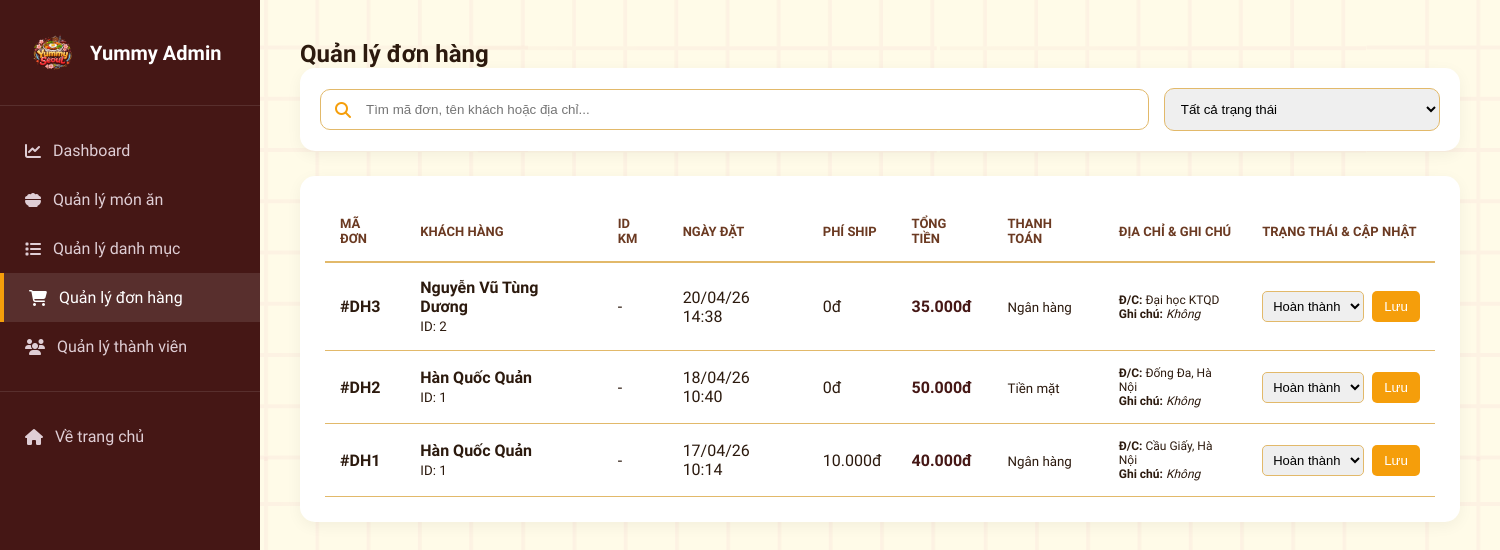
The app's page /UI_Manager/php/order.php with its own data.
### tables this page shows
CREATE TABLE IF NOT EXISTS `don_hang` (
  `id_don_hang` int NOT NULL AUTO_INCREMENT,
  `id_khach_hang` int NOT NULL,
  `id_khuyen_mai` int DEFAULT NULL,
  `ngay_tao_don` datetime DEFAULT CURRENT_TIMESTAMP,
  `tien_ship` decimal(10,2) NOT NULL DEFAULT '0.00',
  `tong_gia` decimal(10,2) NOT NULL,
  `trang_thai` enum('Đã đặt','Đang xử lý','Đang giao','Hoàn thành','Đã hủy') DEFAULT 'Đã đặt',
  `dia_chi_giao_hang` varchar(255) NOT NULL,
  `pt_thanh_toan` varchar(50) NOT NULL,
  `ghi_chu` text,
  PRIMARY KEY (`id_don_hang`),
  KEY `id_khach_hang` (`id_khach_hang`),
  KEY `id_khuyen_mai` (`id_khuyen_mai`)
);

CREATE TABLE IF NOT EXISTS `nguoi_dung` (
  `id_nguoi_dung` int NOT NULL AUTO_INCREMENT,
  `user_name` varchar(50) NOT NULL,
  `mat_khau` varchar(255) NOT NULL,
  `ho_ten` varchar(100) NOT NULL,
  `email` varchar(100) NOT NULL,
  `so_dien_thoai` varchar(15) NOT NULL,
  `dia_chi_mac_dinh` varchar(255) DEFAULT NULL,
  `vai_tro` enum('Khách hàng','Quản lý') NOT NULL DEFAULT 'Khách hàng',
  `trang_thai` enum('Hoạt động','Bị khóa') DEFAULT 'Hoạt động',
  `ngay_tao` datetime DEFAULT CURRENT_TIMESTAMP,
  PRIMARY KEY (`id_nguoi_dung`),
  UNIQUE KEY `user_name` (`user_name`),
  UNIQUE KEY `email` (`email`),
  UNIQUE KEY `so_dien_thoai` (`so_dien_thoai`)
);

### UI_Manager/php/order.php (the view, shortened to what this page needs)
<?php
include '../../SQL_Connect/db.php';
$search = isset($_GET['search']) ? $_GET['search'] : '';
try {
    $sql = "SELECT d.*, n.ho_ten, n.so_dien_thoai
            FROM don_hang d
            JOIN nguoi_dung n ON d.id_khach_hang = n.id_nguoi_dung
            WHERE 1=1";
    $statusOptions = ['Đã đặt', 'Đang xử lý', 'Đang giao', 'Hoàn thành', 'Đã hủy'];
    $sql .= " ORDER BY d.ngay_tao_don DESC";
    $stmt = $pdo->prepare($sql);
    $stmt->execute();
    $orders = $stmt->fetchAll();
} catch (PDOException $e) {
    die("Lỗi: " . $e->getMessage());
}
?>
<!DOCTYPE html>
<html lang="vi">
<head>
    <link rel="stylesheet" href="https://cdnjs.cloudflare.com/ajax/libs/font-awesome/6.4.0/css/all.min.css">
    <link rel="stylesheet" href="../css/order.css">
    <link rel="stylesheet" href="../../UI_User/css/home.css">
</head>
<body>
    <div class="admin-container">
        <aside class="admin-sidebar">
            <div class="sidebar-logo">
                <img src="../../Image/homepage/logo.png" alt="Logo">
                <span>Yummy Admin</span>
            </div>
            <nav class="sidebar-nav">
                <a href="dashboard.php" class="nav-link"><i class="fa-solid fa-chart-line"></i> Dashboard</a>
                <a href="product.php" class="nav-link"><i class="fa-solid fa-bowl-food"></i> Quản lý món ăn</a>
                <a href="category.php" class="nav-link"><i class="fa-solid fa-list"></i> Quản lý danh mục</a>
                <a href="order.php" class="nav-link active"><i class="fa-solid fa-cart-shopping"></i> Quản lý đơn hàng</a>
                <a href="user.php" class="nav-link"><i class="fa-solid fa-users"></i> Quản lý thành viên</a>
                <div class="nav-divider"></div>
                <a href="../../UI_User/php/home.php" class="nav-link"><i class="fa-solid fa-house"></i> Về trang chủ</a>
            </nav>
        </aside>
        <main class="admin-main">
            <header class="main-header">
                <h2>Quản lý đơn hàng</h2>
            </header>
            <form method="GET" action="order.php" class="filter-section">
                <div class="search-box">
                    <i class="fa-solid fa-magnifying-glass"></i>
                    <input type="text" name="search" value="<?php echo htmlspecialchars($search); ?>" placeholder="Tìm mã đơn, tên khách hoặc địa chỉ...">
                </div>
                <div class="filter-box">
                    <select name="status" onchange="this.form.submit()">
                        <option value="">Tất cả trạng thái</option>
                    </select>
                </div>
            </form>
            <div class="order-list card">
                <table class="admin-table">
                    <thead>
                        <tr>
                            <th>Mã đơn</th>
                            <th>Khách hàng</th>
                            <th>ID KM</th>
                            <th>Ngày đặt</th>
                            <th>Phí Ship</th>
                            <th>Tổng tiền</th>
                            <th>Thanh toán</th>
                            <th>Địa chỉ & Ghi chú</th>
                            <th>Trạng thái & Cập nhật</th>
                        </tr>
                    </thead>
                    <tbody>
                        <?php if (empty($orders)): ?>
                            <tr>
                                <td colspan="9" style="text-align:center; padding: 30px; color: #888;">Không tìm thấy đơn hàng phù hợp.</td>
                            </tr>
                        <?php else: ?>
                            <?php foreach ($orders as $o): ?>
                                <tr>
                                    <td><strong>#DH<?php echo $o['id_don_hang']; ?></strong></td>
                                    <td>
                                        <strong><?php echo $o['ho_ten']; ?></strong><br>
                                        <small>ID: <?php echo $o['id_khach_hang']; ?></small>
                                    </td>
                                    <td><?php echo $o['id_khuyen_mai'] ?: '-'; ?></td>
                                    <td><?php echo date('d/m/y H:i', strtotime($o['ngay_tao_don'])); ?></td>
                                    <td><?php echo number_format($o['tien_ship'], 0, ',', '.'); ?>đ</td>
                                    <td class="price-text"><?php echo number_format($o['tong_gia'], 0, ',', '.'); ?>đ</td>
                                    <td><small><?php echo $o['pt_thanh_toan']; ?></small></td>
                                    <td>
                                        <div style="max-width: 250px; font-size: 12px;">
                                            <strong>Đ/C:</strong> <?php echo htmlspecialchars($o['dia_chi_giao_hang']); ?><br>
                                            <strong>Ghi chú:</strong> <i><?php echo htmlspecialchars($o['ghi_chu'] ?: 'Không'); ?></i>
                                        </div>
                                    </td>
                                    <td>
                                        <form method="POST" style="display: flex; gap: 8px;">
                                            <select name="trang_thai" class="status-select">
                                                <?php
                                                foreach ($statusOptions as $st) {
                                                    $selected = ($o['trang_thai'] == $st) ? 'selected' : '';
                                                    echo "<option value='$st' $selected>$st</option>";
                                                }
                                                ?>
                                            </select>
                                            <button type="submit" name="update_status" class="btn-update-fast">Lưu</button>
                                        </form>
                                    </td>
                                </tr>
                            <?php endforeach; ?>
                        <?php endif; ?>
                    </tbody>
                </table>
            </div>
        </main>
    </div>
</body>
</html>

### UI_Manager/css/order.css (style rules this page uses)
:root { --red-brown: #5d2620; --brown-mid: #966f5d; --baby-cream: #fef9f1; --white: #ffffff; --gold-primary: #f59e0b; --gold-light: #fef3c7; }
* { margin: 0; padding: 0; box-sizing: border-box; }
body { font-family: 'Asap', sans-serif; background-color: var(--baby-cream); color: var(--red-brown); }
.admin-container { display: flex; }
.admin-sidebar { width: 260px; background: var(--red-brown); color: white; position: fixed; height: 100vh; }
.sidebar-logo { padding: 30px; display: flex; align-items: center; gap: 15px; font-size: 20px; font-weight: 700; border-bottom: 1px solid rgba(255, 255, 255, 0.1); }
.sidebar-logo img { width: 45px; height: 45px; }
.sidebar-nav { padding: 20px 0; }
.nav-link { display: flex; align-items: center; gap: 12px; padding: 15px 25px; color: #dfced5; text-decoration: none; }
.nav-link.active { background: rgba(255, 255, 255, 0.1); color: white; border-left: 4px solid var(--gold-primary); }
.nav-divider { height: 1px; background: rgba(255, 255, 255, 0.1); margin: 20px 0; }
.admin-main { flex: 1; margin-left: 260px; padding: 40px; }
.card { background: var(--white); border-radius: 15px; padding: 25px; box-shadow: 0 4px 15px rgba(0, 0, 0, 0.05); margin-bottom: 30px; }
.filter-section { display: flex; gap: 20px; align-items: center; }
.search-box { flex: 2; position: relative; display: flex; align-items: center; }
.search-box i { position: absolute; left: 15px; color: var(--gold-primary); }
.search-box input { width: 100%; padding: 12px 15px 12px 45px; border: 1px solid var(--gold-light); border-radius: 10px; outline: none; }
.filter-box { flex: 1; }
.filter-box select { width: 100%; padding: 12px; border: 1px solid var(--gold-light); border-radius: 10px; outline: none; cursor: pointer; }
.admin-table { width: 100%; border-collapse: collapse; }
.admin-table th { text-align: left; padding: 15px; border-bottom: 2px solid var(--gold-light); color: var(--brown-mid); text-transform: uppercase; font-size: 13px; }
.admin-table td { padding: 15px; border-bottom: 1px solid var(--gold-light); vertical-align: middle; }
.price-text { font-weight: 700; color: var(--red-brown); }
.order-list { overflow-x: auto; }
.admin-table { min-width: 1100px; }
.status-select { padding: 6px; border-radius: 5px; border: 1px solid var(--gold-light); font-size: 13px; }
.btn-update-fast { background: var(--gold-primary); color: white; border: none; padding: 7px 12px; border-radius: 5px; cursor: pointer; }
.filter-section { display: flex; gap: 15px; margin-bottom: 25px; background: #fff; padding: 20px; border-radius: 15px; box-shadow: 0 4px 15px rgba(0, 0, 0, 0.05); }
.search-box { flex: 3; position: relative; }
.search-box i { position: absolute; left: 15px; top: 50%; transform: translateY(-50%); color: var(--gold-primary); }

### UI_User/css/home.css (style rules this page uses)
:root { --cream: #fdf6ec; --cream-dark: #f5e9d5; --brown-deep: #3b1a0e; --brown-mid: #6b3a22; --brown-light: #a0522d; --gold: #c8922a; --gold-light: #e2b96a; --pink-soft: #f2d9c8; --pink-card: #f8ede3; --red-accent: #c0392b; --text-dark: #2c1a0e; --text-mid: #5a3825; --text-light: #8b6047; --white: #ffffff; --red-brown: #451715; --baby-pink: #ffb9d2; --light-pink: #ffdbe8; --baby-yellow: #ffeda3; --baby-cream: #fffbe8; --shadow: 0 4px 20px rgba(59, 26, 14, 0.12); --shadow-hover: 0 8px 32px rgba(59, 26, 14, 0.22); --radius: 12px; --radius-lg: 20px; }
*, *::before, *::after { box-sizing: border-box; margin: 0; padding: 0; }
body { font-family: "Asap", sans-serif; color: var(--text-dark); overflow-x: hidden; background: url("../../Image/homepage/background.png"); background-size: auto; }
a { text-decoration: none; color: inherit; }
img { display: block; max-width: 100%; }
header { position: relative; z-index: 2000; }

### records on screen
don_hang: id_don_hang "3", id_khach_hang.ho_ten "Nguyễn Vũ Tùng Dương", id_khach_hang "2", id_khuyen_mai "-", ngay_tao_don "20/04/26 14:38", tien_ship "0", tong_gia "35.000", pt_thanh_toan "Ngân hàng", dia_chi_giao_hang "Đại học KTQD", ghi_chu "Không"
don_hang: id_don_hang "2", id_khach_hang.ho_ten "Hàn Quốc Quản", id_khach_hang "1", id_khuyen_mai "-", ngay_tao_don "18/04/26 10:40", tien_ship "0", tong_gia "50.000", pt_thanh_toan "Tiền mặt", dia_chi_giao_hang "Đống Đa, Hà Nội", ghi_chu "Không"
don_hang: id_don_hang "1", id_khach_hang.ho_ten "Hàn Quốc Quản", id_khach_hang "1", id_khuyen_mai "-", ngay_tao_don "17/04/26 10:14", tien_ship "10.000", tong_gia "40.000", pt_thanh_toan "Ngân hàng", dia_chi_giao_hang "Cầu Giấy, Hà Nội", ghi_chu "Không"

### other values on screen
form field trang_thai "Hoàn thành"
